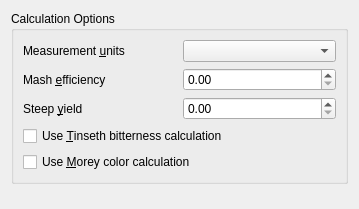
<ui version="4.0" >
 <class>CalcConfig</class>
 <widget class="QWidget" name="CalcConfig" >
  <property name="geometry" >
   <rect>
    <x>0</x>
    <y>0</y>
    <width>355</width>
    <height>209</height>
   </rect>
  </property>
  <property name="windowTitle" >
   <string>Calc Configuration</string>
  </property>
  <layout class="QVBoxLayout" >
   <item>
    <widget class="QGroupBox" name="calcbox" >
     <property name="title" >
      <string>Calculation Options</string>
     </property>
     <layout class="QGridLayout" >
      <item row="0" column="0" >
       <widget class="QLabel" name="unitslabel" >
        <property name="text" >
         <string>Measurement &amp;units</string>
        </property>
        <property name="buddy" >
         <cstring>units</cstring>
        </property>
       </widget>
      </item>
      <item row="0" column="1" >
       <widget class="QComboBox" name="units" >
        <property name="whatsThis" >
         <string>&lt;p>Select the units of measurement you wish to use. Your choices are "&lt;b>Metric&lt;/b>" and "&lt;b>US&lt;/b>".&lt;/p></string>
        </property>
        <property name="duplicatesEnabled" >
         <bool>false</bool>
        </property>
       </widget>
      </item>
      <item row="1" column="0" >
       <widget class="QLabel" name="efficiencylabel" >
        <property name="text" >
         <string>Mash &amp;efficiency</string>
        </property>
        <property name="buddy" >
         <cstring>efficiency</cstring>
        </property>
       </widget>
      </item>
      <item row="1" column="1" >
       <widget class="QDoubleSpinBox" name="efficiency" >
        <property name="whatsThis" >
         <string>&lt;p>Enter the mash efficiency for your brew house&lt;/p></string>
        </property>
        <property name="accelerated" >
         <bool>true</bool>
        </property>
        <property name="maximum" >
         <double>1.000000000000000</double>
        </property>
        <property name="singleStep" >
         <double>0.010000000000000</double>
        </property>
       </widget>
      </item>
      <item row="2" column="0" >
       <widget class="QLabel" name="steeplabel" >
        <property name="text" >
         <string>Steep &amp;yield</string>
        </property>
        <property name="buddy" >
         <cstring>steepyield</cstring>
        </property>
       </widget>
      </item>
      <item row="2" column="1" >
       <widget class="QDoubleSpinBox" name="steepyield" >
        <property name="accelerated" >
         <bool>true</bool>
        </property>
        <property name="maximum" >
         <double>1.000000000000000</double>
        </property>
        <property name="singleStep" >
         <double>0.010000000000000</double>
        </property>
       </widget>
      </item>
      <item row="3" column="0" colspan="2" >
       <widget class="QCheckBox" name="tinseth" >
        <property name="whatsThis" >
         <string>&lt;p>There are two bitterness calculations that QBrew can use.  The default method is to use the &lt;b>Rager&lt;/b> formula. By selecting this check box, you can change the calculation to use the &lt;b>Tinseth&lt;/b> formula.&lt;/p></string>
        </property>
        <property name="text" >
         <string>Use &amp;Tinseth bitterness calculation</string>
        </property>
        <property name="shortcut" >
         <string>Alt+T</string>
        </property>
       </widget>
      </item>
      <item row="4" column="0" colspan="2" >
       <widget class="QCheckBox" name="morey" >
        <property name="whatsThis" >
         <string>&lt;p>There are two color calculations that QBrew can use.  The default method uses the &lt;b>Daniels&lt;/b> formula. By selecting this check box, you can change the calculation to use the &lt;b>Morey&lt;/b> formula.&lt;/p></string>
        </property>
        <property name="text" >
         <string>Use &amp;Morey color calculation</string>
        </property>
        <property name="shortcut" >
         <string>Alt+M</string>
        </property>
       </widget>
      </item>
     </layout>
    </widget>
   </item>
   <item>
    <spacer>
     <property name="orientation" >
      <enum>Qt::Vertical</enum>
     </property>
     <property name="sizeHint" >
      <size>
       <width>337</width>
       <height>81</height>
      </size>
     </property>
    </spacer>
   </item>
  </layout>
 </widget>
 <tabstops>
  <tabstop>units</tabstop>
  <tabstop>efficiency</tabstop>
  <tabstop>steepyield</tabstop>
  <tabstop>tinseth</tabstop>
  <tabstop>morey</tabstop>
 </tabstops>
 <resources/>
 <connections/>
</ui>
